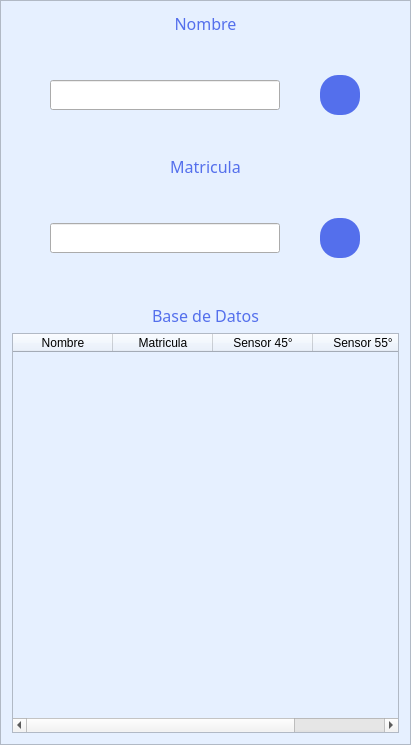
                 <widget class="QFrame" name="frame_6">
                  <property name="styleSheet">
                   <string notr="true">QFrame{
background-color: rgb(230, 240, 255);
}

QPushButton{
background-color: rgb(84,111,236);
border-top-left-radius:20px;
border-bottom-left-radius:20px;
border-top-right-radius:5px;
border-bottom-right-radius:5px;
color:rgb(255, 255, 255);
font: 77 12pt &quot;Arial Black&quot;;
}

QPushButton:hover{
background-color: rgb(39,74,233);
border-top-left-radius:20px;
border-bottom-left-radius:20px;
color:rgb(255,255,255);
font: 77 12pt &quot;Arial Black&quot;;
border-top-right-radius:5px;
border-bottom-right-radius:5px;
}


QLabel{
color:rgb(84,111,236);
font: 77 12pt &quot;Arial Black&quot;;
}
</string>
                  </property>
                  <property name="frameShape">
                   <enum>QFrame::StyledPanel</enum>
                  </property>
                  <property name="frameShadow">
                   <enum>QFrame::Raised</enum>
                  </property>
                  <layout class="QVBoxLayout" name="verticalLayout_10">
                   <item>
                    <layout class="QVBoxLayout" name="verticalLayout_27">
                     <item>
                      <layout class="QVBoxLayout" name="verticalLayout_25">
                       <property name="spacing">
                        <number>40</number>
                       </property>
                       <item>
                        <layout class="QVBoxLayout" name="verticalLayout_23">
                         <item>
                          <widget class="QLabel" name="label_14">
                           <property name="font">
                            <font>
                             <family>Arial Black</family>
                             <pointsize>12</pointsize>
                             <weight>9</weight>
                             <italic>false</italic>
                             <bold>false</bold>
                            </font>
                           </property>
                           <property name="text">
                            <string>Nombre</string>
                           </property>
                           <property name="alignment">
                            <set>Qt::AlignCenter</set>
                           </property>
                          </widget>
                         </item>
                         <item>
                          <layout class="QHBoxLayout" name="horizontalLayout_21">
                           <property name="spacing">
                            <number>2</number>
                           </property>
                           <item>
                            <widget class="QLineEdit" name="line_nombre">
                             <property name="minimumSize">
                              <size>
                               <width>150</width>
                               <height>30</height>
                              </size>
                             </property>
                             <property name="maximumSize">
                              <size>
                               <width>230</width>
                               <height>30</height>
                              </size>
                             </property>
                            </widget>
                           </item>
                           <item>
                            <widget class="QPushButton" name="btn_save_nombre">
                             <property name="minimumSize">
                              <size>
                               <width>40</width>
                               <height>40</height>
                              </size>
                             </property>
                             <property name="maximumSize">
                              <size>
                               <width>40</width>
                               <height>16777215</height>
                              </size>
                             </property>
                             <property name="styleSheet">
                              <string notr="true">border-radius:18px;</string>
                             </property>
                             <property name="text">
                              <string/>
                             </property>
                             <property name="icon">
                              <iconset>
                               <normaloff>icons/log-in.svg</normaloff>icons/log-in.svg</iconset>
                             </property>
                             <property name="iconSize">
                              <size>
                               <width>25</width>
                               <height>25</height>
                              </size>
                             </property>
                            </widget>
                           </item>
                          </layout>
                         </item>
                        </layout>
                       </item>
                       <item>
                        <layout class="QVBoxLayout" name="verticalLayout_24">
                         <item>
                          <widget class="QLabel" name="label_15">
                           <property name="font">
                            <font>
                             <family>Arial Black</family>
                             <pointsize>12</pointsize>
                             <weight>9</weight>
                             <italic>false</italic>
                             <bold>false</bold>
                            </font>
                           </property>
                           <property name="text">
                            <string>Matricula</string>
                           </property>
                           <property name="alignment">
                            <set>Qt::AlignCenter</set>
                           </property>
                          </widget>
                         </item>
                         <item>
                          <layout class="QHBoxLayout" name="horizontalLayout_22">
                           <property name="spacing">
                            <number>2</number>
                           </property>
                           <item>
                            <widget class="QLineEdit" name="line_matricula">
                             <property name="minimumSize">
                              <size>
                               <width>150</width>
                               <height>30</height>
                              </size>
                             </property>
                             <property name="maximumSize">
                              <size>
                               <width>230</width>
                               <height>30</height>
                              </size>
                             </property>
                            </widget>
                           </item>
                           <item>
                            <widget class="QPushButton" name="btn_save_matricula">
                             <property name="minimumSize">
                              <size>
                               <width>40</width>
                               <height>40</height>
                              </size>
                             </property>
                             <property name="maximumSize">
                              <size>
                               <width>40</width>
                               <height>16777215</height>
                              </size>
                             </property>
                             <property name="styleSheet">
                              <string notr="true">border-radius:18px;</string>
                             </property>
                             <property name="text">
                              <string/>
                             </property>
                             <property name="icon">
                              <iconset>
                               <normaloff>icons/log-in.svg</normaloff>icons/log-in.svg</iconset>
                             </property>
                             <property name="iconSize">
                              <size>
                               <width>25</width>
                               <height>25</height>
                              </size>
                             </property>
                            </widget>
                           </item>
                          </layout>
                         </item>
                        </layout>
                       </item>
                      </layout>
                     </item>
                     <item>
                      <spacer name="verticalSpacer_5">
                       <property name="orientation">
                        <enum>Qt::Vertical</enum>
                       </property>
                       <property name="sizeHint" stdset="0">
                        <size>
                         <width>20</width>
                         <height>40</height>
                        </size>
                       </property>
                      </spacer>
                     </item>
                     <item>
                      <layout class="QVBoxLayout" name="verticalLayout_26">
                       <item>
                        <widget class="QLabel" name="label_16">
                         <property name="font">
                          <font>
                           <family>Arial Black</family>
                           <pointsize>12</pointsize>
                           <weight>9</weight>
                           <italic>false</italic>
                           <bold>false</bold>
                          </font>
                         </property>
                         <property name="text">
                          <string>Base de Datos</string>
                         </property>
                         <property name="alignment">
                          <set>Qt::AlignCenter</set>
                         </property>
                        </widget>
                       </item>
                       <item>
                        <widget class="QTableWidget" name="table_datos">
                         <property name="minimumSize">
                          <size>
                           <width>387</width>
                           <height>400</height>
                          </size>
                         </property>
                         <property name="maximumSize">
                          <size>
                           <width>387</width>
                           <height>400</height>
                          </size>
                         </property>
                         <column>
                          <property name="text">
                           <string>Nombre</string>
                          </property>
                         </column>
                         <column>
                          <property name="text">
                           <string>Matricula</string>
                          </property>
                         </column>
                         <column>
                          <property name="text">
                           <string>Sensor 45°</string>
                          </property>
                         </column>
                         <column>
                          <property name="text">
                           <string>Sensor 55°</string>
                          </property>
                         </column>
                        </widget>
                       </item>
                      </layout>
                     </item>
                    </layout>
                   </item>
                  </layout>
                 </widget>
